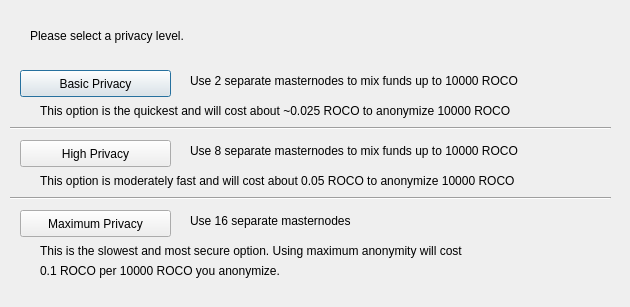
<?xml version="1.0" encoding="UTF-8"?>
<ui version="4.0">
 <class>ObfuscationConfig</class>
 <widget class="QDialog" name="ObfuscationConfig">
  <property name="geometry">
   <rect>
    <x>0</x>
    <y>0</y>
    <width>630</width>
    <height>307</height>
   </rect>
  </property>
  <property name="windowTitle">
   <string>Configure Obfuscation</string>
  </property>
  <widget class="QPushButton" name="buttonBasic">
   <property name="geometry">
    <rect>
     <x>20</x>
     <y>70</y>
     <width>151</width>
     <height>27</height>
    </rect>
   </property>
   <property name="text">
    <string>Basic Privacy</string>
   </property>
  </widget>
  <widget class="QPushButton" name="buttonHigh">
   <property name="geometry">
    <rect>
     <x>20</x>
     <y>140</y>
     <width>151</width>
     <height>27</height>
    </rect>
   </property>
   <property name="text">
    <string>High Privacy</string>
   </property>
  </widget>
  <widget class="QPushButton" name="buttonMax">
   <property name="geometry">
    <rect>
     <x>20</x>
     <y>210</y>
     <width>151</width>
     <height>27</height>
    </rect>
   </property>
   <property name="text">
    <string>Maximum Privacy</string>
   </property>
  </widget>
  <widget class="QLabel" name="label">
   <property name="geometry">
    <rect>
     <x>30</x>
     <y>20</y>
     <width>571</width>
     <height>31</height>
    </rect>
   </property>
   <property name="text">
    <string>Please select a privacy level.</string>
   </property>
  </widget>
  <widget class="QLabel" name="label_2">
   <property name="geometry">
    <rect>
     <x>190</x>
     <y>70</y>
     <width>421</width>
     <height>21</height>
    </rect>
   </property>
   <property name="text">
    <string>Use 2 separate masternodes to mix funds up to 10000 ROCO</string>
   </property>
  </widget>
  <widget class="QLabel" name="label_3">
   <property name="geometry">
    <rect>
     <x>190</x>
     <y>140</y>
     <width>411</width>
     <height>21</height>
    </rect>
   </property>
   <property name="text">
    <string>Use 8 separate masternodes to mix funds up to 10000 ROCO</string>
   </property>
  </widget>
  <widget class="QLabel" name="label_4">
   <property name="geometry">
    <rect>
     <x>190</x>
     <y>210</y>
     <width>421</width>
     <height>21</height>
    </rect>
   </property>
   <property name="text">
    <string>Use 16 separate masternodes</string>
   </property>
  </widget>
  <widget class="QLabel" name="label_6">
   <property name="geometry">
    <rect>
     <x>40</x>
     <y>100</y>
     <width>561</width>
     <height>21</height>
    </rect>
   </property>
   <property name="text">
    <string>This option is the quickest and will cost about ~0.025 ROCO to anonymize 10000 ROCO</string>
   </property>
  </widget>
  <widget class="QLabel" name="label_7">
   <property name="geometry">
    <rect>
     <x>40</x>
     <y>170</y>
     <width>561</width>
     <height>21</height>
    </rect>
   </property>
   <property name="text">
    <string>This option is moderately fast and will cost about 0.05 ROCO to anonymize 10000 ROCO</string>
   </property>
  </widget>
  <widget class="QLabel" name="label_8">
   <property name="geometry">
    <rect>
     <x>40</x>
     <y>240</y>
     <width>561</width>
     <height>21</height>
    </rect>
   </property>
   <property name="text">
    <string>This is the slowest and most secure option. Using maximum anonymity will cost</string>
   </property>
  </widget>
  <widget class="QLabel" name="label_9">
   <property name="geometry">
    <rect>
     <x>40</x>
     <y>260</y>
     <width>561</width>
     <height>21</height>
    </rect>
   </property>
   <property name="text">
    <string>0.1 ROCO per 10000 ROCO you anonymize.</string>
   </property>
  </widget>
  <widget class="Line" name="line">
   <property name="geometry">
    <rect>
     <x>10</x>
     <y>120</y>
     <width>601</width>
     <height>16</height>
    </rect>
   </property>
   <property name="orientation">
    <enum>Qt::Horizontal</enum>
   </property>
  </widget>
  <widget class="Line" name="line_2">
   <property name="geometry">
    <rect>
     <x>10</x>
     <y>190</y>
     <width>601</width>
     <height>16</height>
    </rect>
   </property>
   <property name="orientation">
    <enum>Qt::Horizontal</enum>
   </property>
  </widget>
 </widget>
 <resources/>
 <connections/>
</ui>
